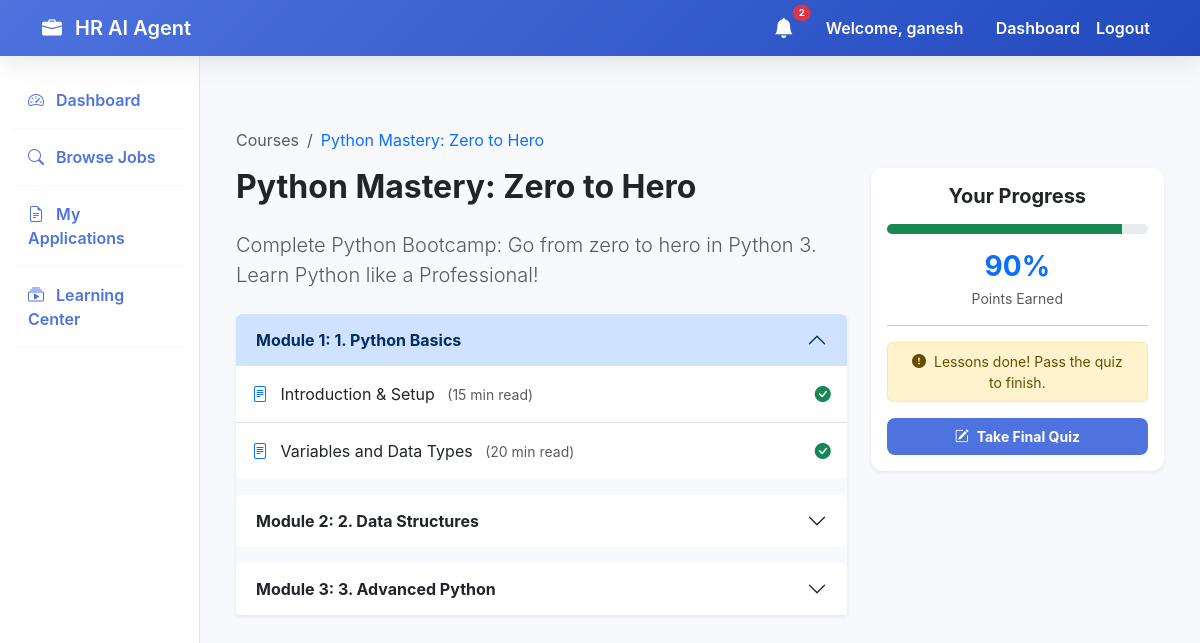
Screenshot of /lms/course/16/ (signed in) with the database file from the repository.
### accounts/models.py (models this page shows, shortened)
class User(AbstractUser):
    ROLE_CHOICES = (
        ('hr', 'HR (Recruiter)'),
        ('candidate', 'Candidate (Student/Job Seeker)'),
    )
    role = models.CharField(max_length=20, choices=ROLE_CHOICES, default='candidate')
    phone = models.CharField(max_length=15, blank=True, null=True)
    organization_name = models.CharField(max_length=255, blank=True, null=True, help_text="Required for HR role")
    profile_picture = models.ImageField(upload_to='profile_pics/', blank=True, null=True)

### lms/models.py (models this page shows, shortened)
class Course(models.Model):
    CATEGORY_CHOICES = (
        ('technical', 'Technical Skills'),
        ('soft_skills', 'Soft Skills'),
        ('career_prep', 'Career Preparation'),
    )
    title = models.CharField(max_length=255)
    description = models.TextField()
    thumbnail = models.ImageField(upload_to='course_thumbnails/', blank=True, null=True)
    category = models.CharField(max_length=50, choices=CATEGORY_CHOICES, default='technical')
    requires_final_quiz = models.BooleanField(default=True)
    final_quiz_topic = models.CharField(max_length=255, blank=True, null=True, help_text="The topic string to use for the AI quiz generation for this course.")
    created_at = models.DateTimeField(auto_now_add=True)
    @property
    def total_lessons(self):
        return Lesson.objects.filter(module__course=self).count()

class Module(models.Model):
    course = models.ForeignKey(Course, on_delete=models.CASCADE, related_name='modules')
    title = models.CharField(max_length=255)
    order = models.IntegerField(default=0)
    class Meta:
        ordering = ['order']

class Lesson(models.Model):
    module = models.ForeignKey(Module, on_delete=models.CASCADE, related_name='lessons')
    title = models.CharField(max_length=255)
    content = models.TextField(help_text="Lesson content (HTML/Text)")
    duration_minutes = models.IntegerField(default=10, help_text="Estimated reading time")
    order = models.IntegerField(default=0)
    class Meta:
        ordering = ['order']

class UserCourseProgress(models.Model):
    user = models.ForeignKey(settings.AUTH_USER_MODEL, on_delete=models.CASCADE, related_name='course_progress')
    course = models.ForeignKey(Course, on_delete=models.CASCADE)
    completed_lessons = models.ManyToManyField(Lesson, blank=True)
    final_quiz_passed = models.BooleanField(default=False)
    is_completed = models.BooleanField(default=False)
    last_accessed = models.DateTimeField(auto_now=True)
    @property
    def progress_percent(self):
        total_lessons = self.course.total_lessons
        if total_lessons == 0:
            return 100 if (not self.course.requires_final_quiz or self.final_quiz_passed) else 0
        completed_lessons_count = self.completed_lessons.count()
        if self.course.requires_final_quiz:
            lessons_progress = (completed_lessons_count / total_lessons) * 90
            quiz_progress = 10 if self.final_quiz_passed else 0
            return int(lessons_progress + quiz_progress)
        else:
            return int((completed_lessons_count / total_lessons) * 100)

### lms/views.py (the view)
# urls.py: path('course/<int:course_id>/', views.course_detail, name='course_detail'),
@login_required
def course_detail(request, course_id):
    course = get_object_or_404(Course, id=course_id)
    modules = course.modules.prefetch_related('lessons').all()
    progress, created = UserCourseProgress.objects.get_or_create(user=request.user, course=course)
    completed_lesson_ids = progress.completed_lessons.values_list('id', flat=True)
    return render(request, 'lms/course_detail.html', {
        'course': course,
        'modules': modules,
        'completed_lesson_ids': completed_lesson_ids,
        'progress': progress,
        'all_lessons_completed': progress.completed_lessons.count() == course.total_lessons
    })

### interviews/context_processors.py (called while the page is built)
def unread_notifications(request):
    if request.user.is_authenticated:
        count = Notification.objects.filter(recipient=request.user, is_read=False).count()
        return {'unread_notifications_count': count}
    return {'unread_notifications_count': 0}

### templates/lms/course_detail.html (shortened to what this page needs)
{% extends 'base.html' %}
{% block content %}
<div class="container py-5">
    <nav aria-label="breadcrumb">
        <ol class="breadcrumb">
            <li class="breadcrumb-item"><a href="{% url 'course_list' %}"
                    class="text-muted text-decoration-none">Courses</a></li>
            <li class="breadcrumb-item active text-primary" aria-current="page">{{ course.title }}</li>
        </ol>
    </nav>
    <div class="row">
        <div class="col-lg-8">
            <h2 class="text-dark mb-4 fw-bold">{{ course.title }}</h2>
            <p class="lead text-muted">{{ course.description }}</p>
            <div class="accordion mt-4 shadow-sm" id="modulesAccordion">
                {% for module in modules %}
                <div class="accordion-item border-0 mb-3 rounded overflow-hidden">
                    <h2 class="accordion-header" id="heading{{ module.id }}">
                        <button class="accordion-button {% if not forloop.first %}collapsed{% endif %} fw-bold"
                            type="button" data-bs-toggle="collapse" data-bs-target="#collapse{{ module.id }}"
                            aria-expanded="true" aria-controls="collapse{{ module.id }}">
                            Module {{ module.order }}: {{ module.title }}
                        </button>
                    </h2>
                    <div id="collapse{{ module.id }}"
                        class="accordion-collapse collapse {% if forloop.first %}show{% endif %}"
                        aria-labelledby="heading{{ module.id }}" data-bs-parent="#modulesAccordion">
                        <div class="accordion-body p-0">
                            <div class="list-group list-group-flush">
                                {% for lesson in module.lessons.all %}
                                <a href="{% url 'lesson_detail' lesson.id %}"
                                    class="list-group-item list-group-item-action d-flex justify-content-between align-items-center py-3">
                                    <div>
                                        <i class="bi bi-file-text me-2 text-primary"></i> {{ lesson.title }}
                                        <span class="text-muted ms-2 small">({{ lesson.duration_minutes }} min
                                            read)</span>
                                    </div>
                                    {% if lesson.id in completed_lesson_ids %}
                                    <i class="bi bi-check-circle-fill text-success"></i>
                                    {% else %}
                                    <i class="bi bi-circle text-muted"></i>
                                    {% endif %}
                                </a>
                                {% endfor %}
                            </div>
                        </div>
                    </div>
                </div>
                {% endfor %}
            </div>
        </div>
        <div class="col-lg-4">
            <div class="card border-0 shadow-sm">
                <div class="card-body text-center">
                    <h5 class="card-title fw-bold text-dark">Your Progress</h5>
                    <div class="progress my-3" style="height: 10px;">
                        <div class="progress-bar bg-success" role="progressbar"
                            style="width: {{ progress.progress_percent }}%"></div>
                    </div>
                    <p class="h3 fw-bold text-primary mb-1">{{ progress.progress_percent }}%</p>
                    <p class="small text-muted mb-3">{% if progress.is_completed %}Course Completed!{% else %}Points
                        Earned{% endif %}</p>
                    {% if course.requires_final_quiz %}
                    <hr>
                    <div class="mt-3">
                        {% if progress.final_quiz_passed %}
                        <div class="alert alert-success py-2 px-3 small mb-0">
                            <i class="bi bi-patch-check-fill me-2"></i>Final Quiz Passed
                        </div>
                        {% elif all_lessons_completed %}
                        <div class="alert alert-warning py-2 px-3 small mb-3">
                            <i class="bi bi-exclamation-circle-fill me-2"></i>Lessons done! Pass the quiz to finish.
                        </div>
                        <a href="{% url 'quiz_home' %}?topic={{ course.final_quiz_topic|urlencode }}"
                            class="btn btn-primary btn-sm w-100 fw-bold">
                            <i class="bi bi-pencil-square me-2"></i>Take Final Quiz
                        </a>
                        {% else %}
                        <div class="text-muted small">
                            <i class="bi bi-lock-fill me-1"></i> Final Quiz unlocks after lessons
                        </div>
                        {% endif %}
                    </div>
                    {% endif %}
                </div>
            </div>
        </div>
    </div>
</div>
{% endblock %}

### templates/base.html (shortened to what this page needs)
<!DOCTYPE html>
<html lang="en">
<head>
    <link href="https://cdn.jsdelivr.net/npm/bootstrap@5.3.0/dist/css/bootstrap.min.css" rel="stylesheet">
    <link rel="stylesheet" href="https://cdn.jsdelivr.net/npm/bootstrap-icons@1.10.5/font/bootstrap-icons.css">
</head>
<body>
    <nav class="navbar navbar-expand-lg sticky-top">
        <div class="container">
            <a class="navbar-brand" href="{% url 'home' %}">
                <i class="bi bi-briefcase-fill me-2"></i> HR AI Agent
            </a>
            <div class="collapse navbar-collapse" id="navbarNav">
                <ul class="navbar-nav ms-auto">
                    {% if user.is_authenticated %}
                    <li class="nav-item me-3 d-flex align-items-center">
                        <a href="{% url 'dashboard' %}" class="nav-link position-relative py-0">
                            <i class="bi bi-bell-fill fs-5"></i>
                            {% if unread_notifications_count > 0 %}
                            <span
                                class="position-absolute top-0 start-100 translate-middle badge rounded-pill bg-danger"
                                style="font-size: 0.6rem;">
                                {{ unread_notifications_count }}
                            </span>
                            {% endif %}
                        </a>
                    </li>
                    <li class="nav-link text-white me-3">Welcome, {{ user.username }}</li>
                    <li class="nav-item">
                        <a class="nav-link" href="{% url 'dashboard' %}">Dashboard</a>
                    </li>
                    <li class="nav-item">
                        <form action="{% url 'logout' %}" method="post" class="d-inline">
                            <button type="submit" class="nav-link btn btn-link"
                                style="text-decoration: none;">Logout</button>
                        </form>
                    </li>
                    {% endif %}
                </ul>
            </div>
        </div>
    </nav>
    <div class="container-fluid">
        <div class="row">
            {% if user.is_authenticated %}
            <nav class="col-md-3 col-lg-2 d-md-block sidebar collapse">
                <div class="position-sticky pt-3">
                    <ul class="nav flex-column">
                        <li class="nav-item">
                            <a class="nav-link active" href="{% url 'dashboard' %}">
                                <i class="bi bi-speedometer2 me-2"></i> Dashboard
                            </a>
                        </li>
                        {% if user.role == 'hr' %}
                        <li class="nav-item">
                            <a class="nav-link" href="{% url 'post_job' %}">
                                <i class="bi bi-plus-circle me-2"></i> Post Job
                            </a>
                        </li>
                        <li class="nav-item">
                            <a class="nav-link" href="{% url 'hr_jobs' %}">
                                <i class="bi bi-list-task me-2"></i> My Jobs
                            </a>
                        </li>
                        {% else %}
                        <li class="nav-item">
                            <a class="nav-link" href="{% url 'job_list' %}">
                                <i class="bi bi-search me-2"></i> Browse Jobs
                            </a>
                        </li>
                        <li class="nav-item">
                            <a class="nav-link" href="{% url 'my_applications' %}">
                                <i class="bi bi-file-earmark-text me-2"></i> My Applications
                            </a>
                        </li>
                        <li class="nav-item">
                            <a class="nav-link" href="{% url 'course_list' %}">
                                <i class="bi bi-collection-play me-2"></i> Learning Center
                            </a>
                        </li>
                        {% endif %}
                    </ul>
                </div>
            </nav>
            <main class="col-md-9 ms-sm-auto col-lg-10 px-md-4 py-4">
                {% block content %}{% endblock %}
            </main>
            {% endif %}
        </div>
    </div>
</body>
</html>

### templates/base.html (style rules this page uses)
:root { --primary-color: #4e73df; --secondary-color: #858796; --success-color: #1cc88a; --info-color: #36b9cc; --warning-color: #f6c23e; --danger-color: #e74a3b; --dark-bg: #f8f9fc; }
body { font-family: 'Inter', -apple-system, BlinkMacSystemFont, "Segoe UI", Roboto, "Helvetica Neue", Arial, sans-serif; background-color: var(--dark-bg); color: #5a5c69; }
.navbar { background: linear-gradient(135deg, #4e73df 0%, #224abe 100%); box-shadow: 0 0.15rem 1.75rem 0 rgba(58, 59, 69, 0.15); }
.navbar-brand, .nav-link { color: white !important; font-weight: 600; }
.card { border: none; border-radius: 0.75rem; box-shadow: 0 0.15rem 1.75rem 0 rgba(58, 59, 69, 0.15); transition: transform 0.2s; }
.btn-primary { background-color: var(--primary-color); border: none; border-radius: 0.5rem; padding: 0.5rem 1.5rem; }
.sidebar { min-height: 100vh; background: white; border-right: 1px solid #e3e6f0; }
.sidebar .nav-link { color: #4e73df !important; padding: 1rem; border-bottom: 1px solid #f8f9fc; }

### rows the page displays
User: username "ganesh"
Course: title "Python Mastery: Zero to Hero", description "Complete Python Bootcamp: Go from zero to hero in Python 3. Learn Python like a Professional!"
Module: order "1", title "1. Python Basics"
Lesson: title "Introduction & Setup", duration_minutes "15"
Lesson: title "Variables and Data Types", duration_minutes "20"
Module: order "2", title "2. Data Structures"
Module: order "3", title "3. Advanced Python"
UserCourseProgress: progress_percent "90"

### other values shown
{{ unread_notifications_count }} "2"
